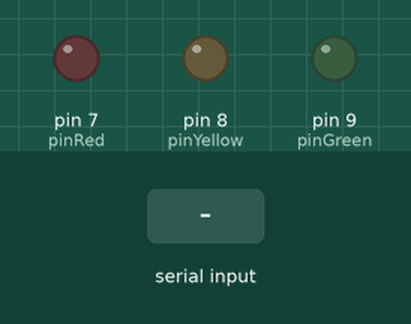
This sketch was run on a simulated Arduino Uno, built with avr-gcc and run on an emulated ATmega328P. Shown: output pins drawn as LEDs (lit = HIGH). Inputs (shaded band) come from the test bench.

Above: at 1.2 s.
1.3 s: "R" received over Serial
At 1.6 s:
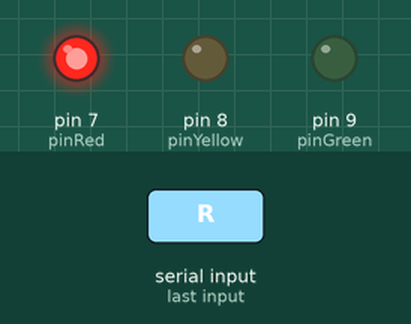
2.8 s: "Y" received over Serial
At 4.0 s:
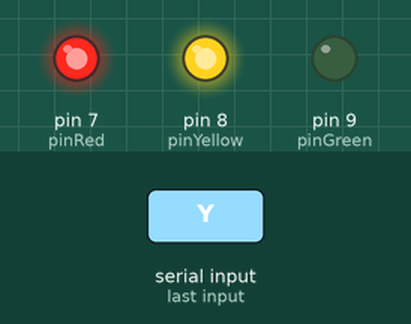
4.3 s: "G" received over Serial
At 5.1 s:
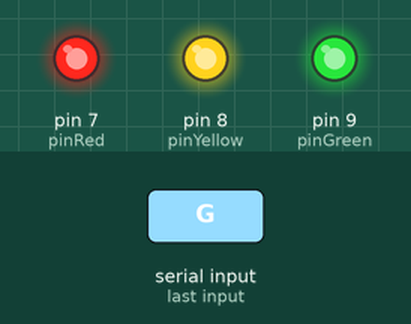
5.8 s: "1" received over Serial
At 6.2 s:
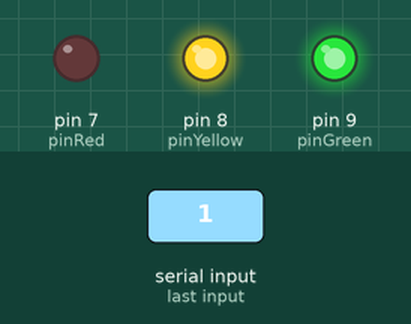
7.3 s: "Y" received over Serial
At 8.5 s:
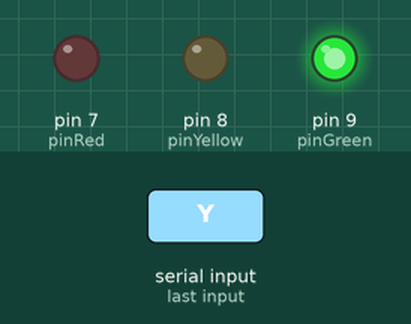
8.8 s: "O" received over Serial
At 9.7 s:
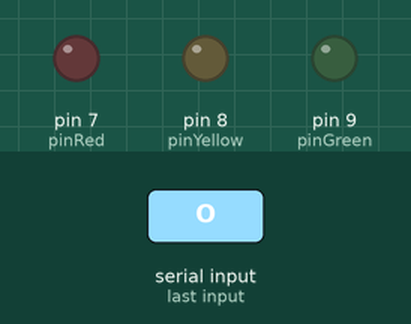
Timing chart, 0 to 11.3 s (numbered marks = the images above; inputs shaded):
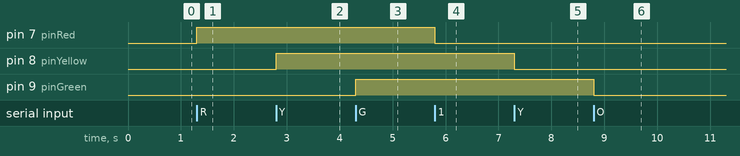

Measured:
- after the input at 1.3 s, pin 7 (pinRed): LOW → HIGH at once
- after the input at 2.8 s, pin 8 (pinYellow): LOW → HIGH at once
- after the input at 4.3 s, pin 9 (pinGreen): LOW → HIGH at once
- after the input at 5.8 s, pin 7 (pinRed): HIGH → LOW at once
- after the input at 7.3 s, pin 8 (pinYellow): HIGH → LOW at once
- after the input at 8.8 s, pin 9 (pinGreen): HIGH → LOW at once

The sketch:

LedSerialMonitorInput.ino
```cpp
int pinRed = 7;
int pinYellow = 8;
int pinGreen = 9;
void setup() {
  pinMode(pinRed, OUTPUT);
  pinMode(pinGreen, OUTPUT);
  pinMode(pinYellow, OUTPUT);

  Serial.begin(9600);
  digitalWrite(pinRed, LOW);
  digitalWrite(pinYellow, LOW);
  digitalWrite(pinGreen, LOW);
}

void loop() {
  //Check if some input is stored in buffer
  if(Serial.available()) {
    char input = Serial.read();
    if (input == 'R') {
      //Serial.println(digitalRead(pinRed));
      if (digitalRead(pinRed) == HIGH)
        digitalWrite(pinRed,LOW);
      else
        digitalWrite(pinRed, HIGH);
      //Serial.println(digitalRead(pinRed));

    }
    else if (input == 'Y') {
      if (digitalRead(pinYellow) == HIGH)
        digitalWrite(pinYellow,LOW);
      else
        digitalWrite(pinYellow, HIGH);
    }
    else if (input == 'G') {
      if (digitalRead(pinGreen) == HIGH)
        digitalWrite(pinGreen,LOW);
      else
        digitalWrite(pinGreen, HIGH);
    }
    else if(input == 'O') {
      digitalWrite(pinRed, LOW);
      digitalWrite(pinGreen,LOW);
      digitalWrite(pinYellow,LOW);
    }
    else
      digitalWrite(pinRed, LOW);
  }
  //delay(1000);
}
```
